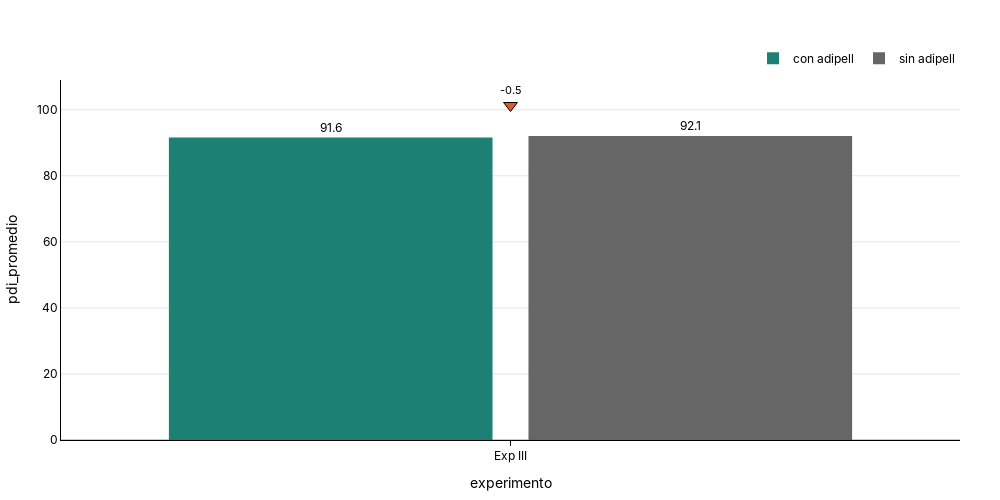

Notebook code for this chart:
### Code cell
fig_pdi =plot_bar(
df=sultana_group,
x_col="experimento",
y_col="pdi_promedio",
group_col="producto",
delta_reference_group='sin adipell',
show_delta=True,
delta_type='delta',
#title="PDI (%)",
)
fig_pdi.show()
s3.save_plotly_html(fig_pdi, "pdi_sultana.html")

### Figure 1 — Plotly figure (JSON) as saved in the notebook; plotly's stock layout.template omitted (floating-point values rounded to 4 significant figures)
{"data": [{"hovertemplate": "<b>experimento:</b> %{x}<br><b>pdi_promedio:</b> %{y:.1f}<br><extra></extra>", "marker": {"color": "#1C8074", "line": {"width": 0}}, "name": "con adipell", "text": [91.58], "textposition": "outside", "texttemplate": "%{text:.1f}", "type": "bar", "x": ["Exp III"], "y": [91.58]}, {"hovertemplate": "<b>experimento:</b> %{x}<br><b>pdi_promedio:</b> %{y:.1f}<br><extra></extra>", "marker": {"color": "#666666", "line": {"width": 0}}, "name": "sin adipell", "text": [92.07], "textposition": "outside", "texttemplate": "%{text:.1f}", "type": "bar", "x": ["Exp III"], "y": [92.07]}, {"hoverinfo": "skip", "marker": {"color": ["#E4572E"], "line": {"color": "black", "width": 1}, "size": 12, "symbol": ["triangle-down"]}, "mode": "markers+text", "showlegend": false, "text": ["-0.5"], "textfont": {"color": "black", "size": 11}, "textposition": "top center", "type": "scatter", "x": ["Exp III"], "y": [101.3]}], "layout": {"bargap": 0.2, "bargroupgap": 0.1, "barmode": "group", "font": {"color": "black", "family": "Inter, Arial, sans-serif"}, "height": 500, "legend": {"orientation": "h", "title": {"text": ""}, "x": 1, "xanchor": "right", "y": 1.02, "yanchor": "bottom"}, "margin": {"b": 40, "l": 40, "r": 40, "t": 80}, "paper_bgcolor": "rgba(0,0,0,0)", "plot_bgcolor": "rgba(0,0,0,0)", "title": {"text": "<b><b>", "x": 0.5, "xanchor": "center", "y": 0.95, "yanchor": "top"}, "width": 1000, "xaxis": {"linecolor": "black", "linewidth": 1, "showline": true, "tickcolor": "black", "ticks": "outside", "title": {"text": "experimento"}}, "yaxis": {"gridcolor": "rgba(0,0,0,0.1)", "linecolor": "black", "linewidth": 1, "showgrid": true, "showline": true, "title": {"text": "pdi_promedio"}, "zeroline": true, "zerolinecolor": "rgba(0,0,0,0.2)"}}}
